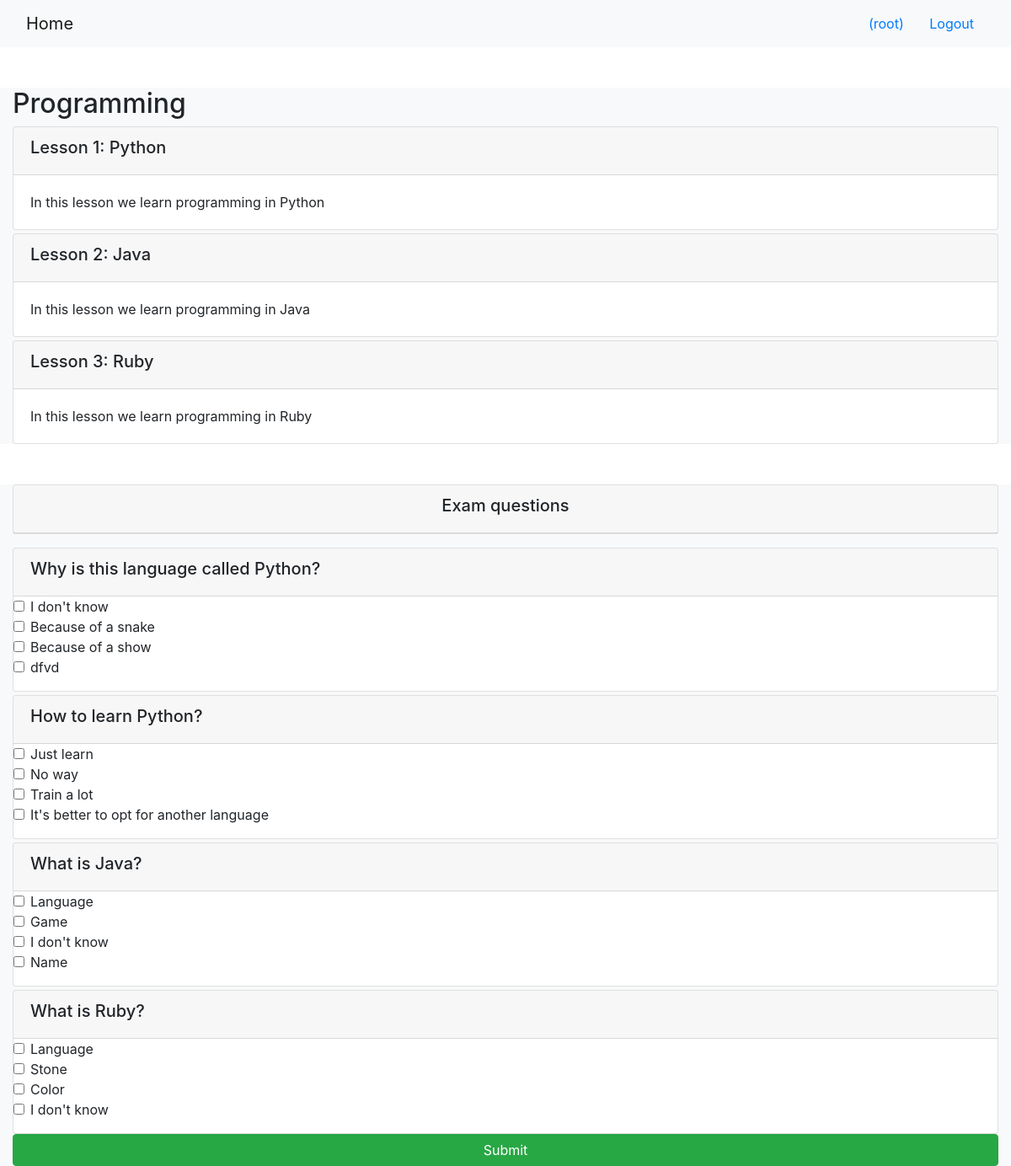
The app's page /onlinecourse/2/ (signed in) with its own data.
### onlinecourse/models.py (models this page shows, shortened)
class Course(models.Model):
    name = models.CharField(null=False, max_length=30, default='online course')
    image = models.ImageField(upload_to='course_images/')
    description = models.CharField(max_length=1000)
    pub_date = models.DateField(null=True)
    instructors = models.ManyToManyField(Instructor)
    users = models.ManyToManyField(settings.AUTH_USER_MODEL, through='Enrollment')
    total_enrollment = models.IntegerField(default=0)
    is_enrolled = False

class Lesson(models.Model):
    title = models.CharField(max_length=200, default="title")
    order = models.IntegerField(default=0)
    course = models.ForeignKey(Course, on_delete=models.CASCADE)
    content = models.TextField()

class Question(models.Model):
    lesson = models.ForeignKey(Lesson, on_delete=models.CASCADE)
    text = models.TextField()
    grade = models.IntegerField()

class Choice(models.Model):
    question = models.ForeignKey(Question, on_delete=models.CASCADE, related_name='choices')
    text = models.TextField()
    is_correct = models.BooleanField(default=False)

### onlinecourse/views.py (the view)
# urls.py: path('<int:pk>/', views.CourseDetailView.as_view(), name='course_details'),
class CourseDetailView(generic.DetailView):
    model = Course
    template_name = 'onlinecourse/course_detail_bootstrap.html'

### onlinecourse/templates/onlinecourse/course_detail_bootstrap.html (shortened to what this page needs)
<!DOCTYPE html>
<html lang="en">
<head>
     {% load static %}
    <link rel="stylesheet" href="https://maxcdn.bootstrapcdn.com/bootstrap/4.5.2/css/bootstrap.min.css">
</head>
<body>
    <nav class="navbar navbar-light bg-light">
        <div class="container-fluid">
            <div class="navbar-header">
                  <a class="navbar-brand" href="{% url 'onlinecourse:index' %}">Home</a>
            </div>
            <ul class="nav navbar-nav navbar-right">
                {% if user.is_authenticated %}
                <li>
                    <a class="btn btn-link" href="#">{{ user.first_name }}({{ user.username }})</a>
                    <a class="btn btn-link" href="{% url 'onlinecourse:logout' %}">Logout</a>
                </li>
                {% endif %}
            </ul>
        </div>
    </nav>
    <div class="container-fluid mt-5 bg-light">
            <h2>{{ course.name }}</h2>
            <div class="card-columns-vertical">
                {% for lesson in course.lesson_set.all %}
                    <div class="card mt-1">
                        <div class="card-header"><h5>Lesson {{lesson.order}}: {{lesson.title}}</h5></div>
                        <div class="card-body">{{lesson.content}}</div>
                    </div>
                {% endfor %}
            </div>
    </div>
    <div class="container-fluid mt-5 bg-light">
    <div class="card mt-1 text-center mb-3">
        <div class="card-header"><h5>Exam questions</h5></div>
    </div>
    {% if user.is_authenticated %}
    <form id="questionform" action="{% url 'onlinecourse:submit' course_id=course.id %}" method="post">
        {% for lesson in course.lesson_set.all %}
        {% for question in lesson.question_set.all %}
        <div class="card mt-1">
            <div class="card-header"><h5>{{ question.text }}</h5></div>
            <div class="form-group">
                {% for choice in question.choices.all %}
                <div class="form-check">
                    <label class="form-check-label">
                        <input type="checkbox" name="choice_{{choice.id}}"
                        class="form-check-input" id="{{choice.id}}"
                        value="{{choice.id}}">{{ choice.text }}
                    </label>
                </div>
                {% endfor %}
            </div>
        </div>
        {% endfor %}
        {% endfor %}
        <input class="btn btn-success btn-block" type="submit" value="Submit">
    </form>
    {% else %}
    <div id="exam" class="collapse">
        Click to expand elements within the collapse div
    </div>
    {% endif %}
</div>
</body>
</html>

### records on screen
Course: name "Programming"
Lesson: order "1", title "Python", content "In this lesson we learn programming in Python"
Lesson: order "2", title "Java", content "In this lesson we learn programming in Java"
Lesson: order "3", title "Ruby", content "In this lesson we learn programming in Ruby"
Question: text "Why is this language called Python?"
Choice: text "I don't know"
Choice: text "Because of a snake"
Choice: text "Because of a show"
Choice: text "dfvd"
Question: text "How to learn Python?"
Choice: text "Just learn"
Choice: text "No way"
Choice: text "Train a lot"
Choice: text "It's better to opt for another language"
Question: text "What is Java?"
Choice: text "Language"
Choice: text "Game"
Choice: text "I don't know"
Choice: text "Name"
Question: text "What is Ruby?"
Choice: text "Language"
Choice: text "Stone"
Choice: text "Color"
Choice: text "I don't know"

### other values on screen
{{ user.username }} "root"
